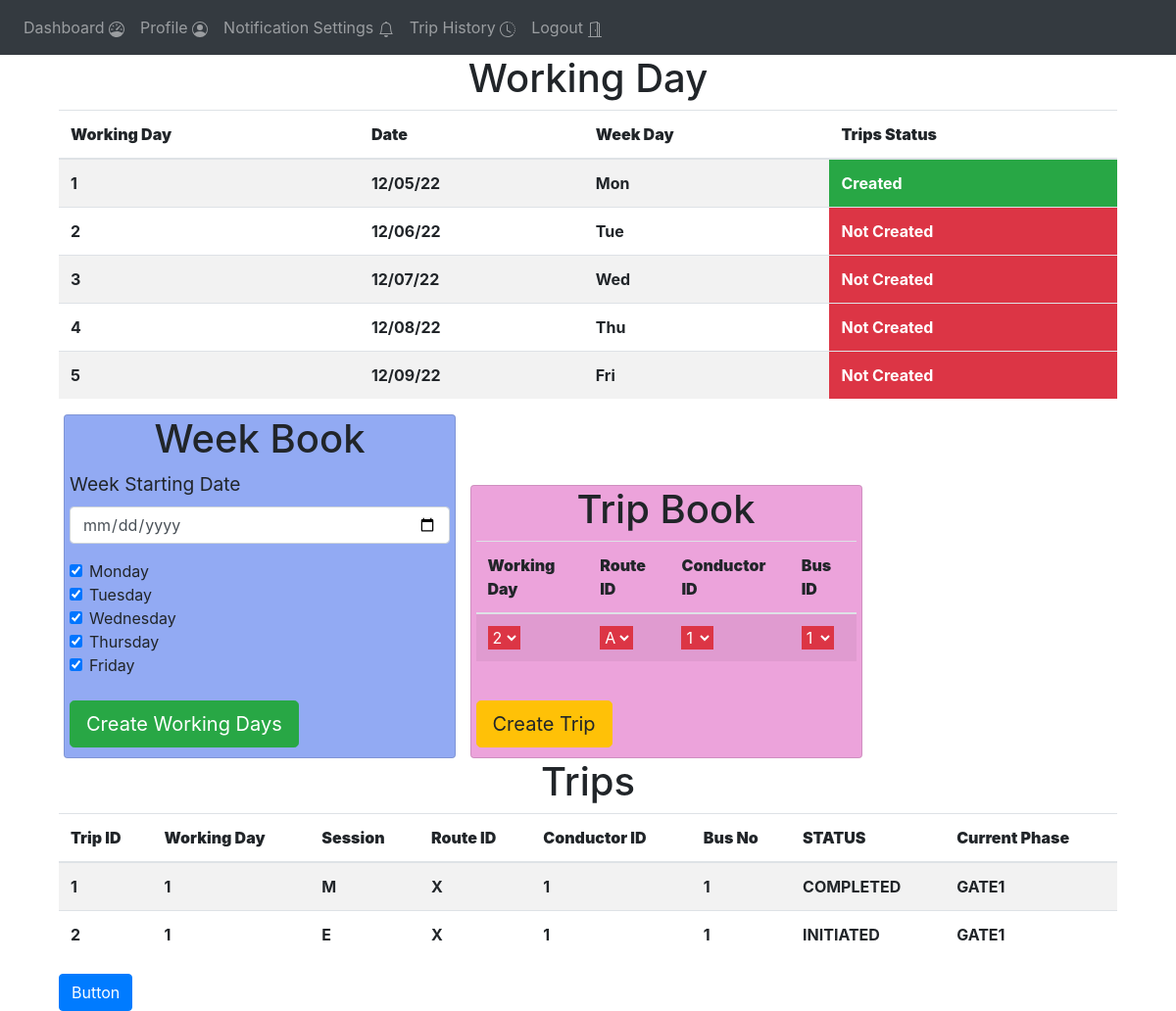
Page /admin-trip-management (signed in) on the committed database.
### website/models.py (models this page shows)
class Working_day(db.Model):
    day = db.Column(db.Integer, primary_key=True)
    date = db.Column(db.String(15))
    week_day = db.Column(db.String(15))
    trips_created = db.Column(db.String(1))

class Trips(db.Model):
    trip_id = db.Column(db.Integer, primary_key=True)
    working_day = db.Column(db.Integer)
    route_id = db.Column(db.Integer)
    conductor_id = db.Column(db.Integer)
    bus_id =  db.Column(db.String(1))
    session = db.Column(db.String(1))
    status = db.Column(db.String(15))
    current_phase = db.Column(db.String(15))
    start_time =  db.Column(db.String(15))
    end_time = db.Column(db.String(15))

### website/views.py (the view)
@views.route('/admin-trip-management', methods=['GET', 'POST'])
@login_required
def admin_trip_management():
    working_days = Working_day.query.all()
    routes = Route.query.all()
    bus_data = Bus_data.query.all()
    conductor_details= Conductor_details.query.all()
    trips = Trips.query.all()
    return render_template("admin_trip_management.html" , user = current_user ,
                        working_days = working_days , routes = routes , bus_data=bus_data , conductor_details=conductor_details , trips=trips )

### website/__init__.py (called while the page is built)
def create_app():
    app = Flask(__name__)
    app.config['SECRET_KEY'] = '#itsactuallyapassword'
    app.config['SQLALCHEMY_DATABASE_URI'] = f'sqlite:///{DB_NAME}'
    db.init_app(app)
    from .views import views
    from .auth import auth
    app.register_blueprint(views, url_prefix='/')
    app.register_blueprint(auth, url_prefix='/')
    from .models import User
    create_database(app)
    login_manager = LoginManager()
    login_manager.login_view = 'auth.login'
    login_manager.init_app(app)
    @login_manager.user_loader
    def load_user(id):
        return User.query.get(int(id))
    return app

### website/templates/admin_trip_management.html (shortened to what this page needs)
{% extends "base.html" %}
{% block content %}
<div align="centre" class = "container">
  <div >
      <h1 align = "center">Working Day</h1>
    <table class="table table-striped">
      <thead>
        <tr>
          <th scope="col" ><b>Working Day </b></th>
          <th scope="col"><b>Date</b></th>
          <th scope="col"><b>Week Day</b></th>
          <th scope="col"><b>Trips Status</b></th>
        </tr>
      </thead>
      <tbody>
      {%if working_days%}
        {%for w in  working_days %}
        <tr>
          <th>{{w.day}}</th>
          <th>{{w.date}}</th>
          <th>{{w.week_day}}</th>
          {%if w.trips_created =="N" %}
          <th class = "btn-danger" >Not Created</th>
          {%endif%}
          {%if w.trips_created =="Y"%}
          <th class="btn-success">Created</th>
          {%endif%}
        </tr>
        {%endfor%}
        {%endif%}
      </tbody>
    </table>
  </div>
  <div class ="card" style="width: 25rem;background: rgb(146, 170, 243);margin-left: 5px;margin-right: 5px;padding-left: 5px;padding-right:5px ; padding-bottom : 10px; display: inline-block;" >
  <form method="POST">
    <h1 align="center">Week Book</h3>
    <div class="form-group">
      <label for="Week starting date" style="font-size: larger;">Week Starting Date</label>
      <input
        type="date"
        class="form-control"
        id="week_starting_day"
        name="email"
        placeholder="Enter email"
      />
    </div>
    <div class="form-check">
      <input class="form-check-input" type="checkbox" value="0" checked  id="monday">
      <label class="form-check-label" for="flexCheckDefault">Monday</label>
    </div>
    <div class="form-check">
      <input class="form-check-input" type="checkbox" value="0"  checked id="tuesday">
      <label class="form-check-label" for="flexCheckDefault">Tuesday</label>
    </div>
    <div class="form-check">
      <input class="form-check-input" type="checkbox" value="0" checked id="wednesday">
      <label class="form-check-label" for="flexCheckDefault">Wednesday</label>
    </div>
    <div class="form-check">
      <input class="form-check-input" type="checkbox" value="0"  checked id="thursday">
      <label class="form-check-label" for="flexCheckDefault">Thursday</label>
    </div>
    <div class="form-check">
      <input class="form-check-input" type="checkbox" value="0"  checked id="friday">
      <label class="form-check-label" for="flexCheckDefault">Friday</label>
    </div>
    <br />
    <button  class="btn btn-success btn-lg" onclick="week_book()" > Create Working Days</button>
  </form>
  </div>
<div class ="card" style="width: 25rem;background: rgb(236, 163, 219);margin-left: 5px;margin-right: 5px; padding-left: 5px;padding-right: 5px;padding-bottom : 10px; display: inline-block;" >
  <form method="POST">
    <h1 align="center">Trip Book</h3>
      <table class="table table-striped">
        <thead>
          <tr>
            <th scope="col"><b>Working Day</b></th>
            <th scope="col"><b>Route ID</b></th>
            <th scope="col"><b>Conductor ID</b></th>
            <th scope="col"><b>Bus ID</b></th>
          </tr>
        </thead>
        <tbody>
          <tr>
            <th>
              <select class="form-select btn-danger" aria-label="Default select example" id = "working_day">
                {%for w in working_days%}
                {%if w.trips_created == "N" %}
                <option value="{{w.day}}" style="width: 10rem ;"  >{{w.day}}</option>
                {%endif%}
                {%endfor%}
              </select>
            </th>
            <th >
              <select class="form-select btn-danger" aria-label="Default select example" id = "route_id">
              <option value="A">A</option>
              </select>
            </th>
            <th >
              <select class="form-select btn-danger" aria-label="Default select example" id = "conductor_id">
                {%for c in conductor_details%}
                <option value="{{c.conductor_id}}" style="width:fit-content;">{{c.conductor_id}}</option>
                {%endfor%}
              </select>
            </th>
            <th >
              <select class="form-select btn-danger" aria-label="Default select example" id = "bus_id">
                {%for b in bus_data%}
                <option value="{{b.no}}" style="width:fit-content ;">{{b.no}}</option>
                {%endfor%}
              </select>
            </th>
          </tr>
        </tbody>
      </table>
    <br />
    <button  class="btn btn-warning btn-lg" onclick="create_trips()" > Create Trip</button>
  </form>
  </div>
</div>
<div align="centre" class = "container">
  <div>
      <h1 align = "center">Trips</h1>
    <table class="table table-striped">
      <thead>
        <tr>
          <th scope="col"><b>Trip ID</b></th>
          <th scope="col"><b>Working Day</b></th>
          <th scope="col"><b>Session</b></th>
          <th scope="col"><b>Route ID</b></th>
          <th scope="col"><b>Conductor ID</b></th>
          <th scope="col"><b>Bus No</b></th>
          <th scope="col"><b>STATUS</b></th>
          <th scope="col"><b>Current Phase</b></th>
        </tr>
      </thead>
      <tbody>
      {%if trips%}
        {%for t in  trips %}
        <tr>
          <th>{{t.trip_id}}</th>
          <th>{{t.working_day}}</th>
          <th>{{t.session}}</th>
          <th>{{t.route_id}}</th>
          <th>{{t.conductor_id}}</th>
          <th>{{t.bus_id}}</th>
          <th>{{t.status}}</th>
          <th>{{t.current_phase}}</th>
        </tr>
        {%endfor%}
        {%endif%}
      </tbody>
    </table>
  </div>
  <a class="btn  btn-primary " href="/" role= "button"  >Button</a><br>
</div>
{% endblock %}

### rows in the picture
Working_day: day "1", date "12/05/22", week_day "Mon", trips_created "Created"
Working_day: day "2", date "12/06/22", week_day "Tue", trips_created "Not Created"
Working_day: day "3", date "12/07/22", week_day "Wed", trips_created "Not Created"
Working_day: day "4", date "12/08/22", week_day "Thu", trips_created "Not Created"
Working_day: day "5", date "12/09/22", week_day "Fri", trips_created "Not Created"
Trips: trip_id "1", working_day "1", session "M", route_id "X", conductor_id "1", bus_id "1", status "COMPLETED", current_phase "GATE1"
Trips: trip_id "2", working_day "1", session "E", route_id "X", conductor_id "1", bus_id "1", status "INITIATED", current_phase "GATE1"

### other values in the picture
form field value "2"
form field value "1"
